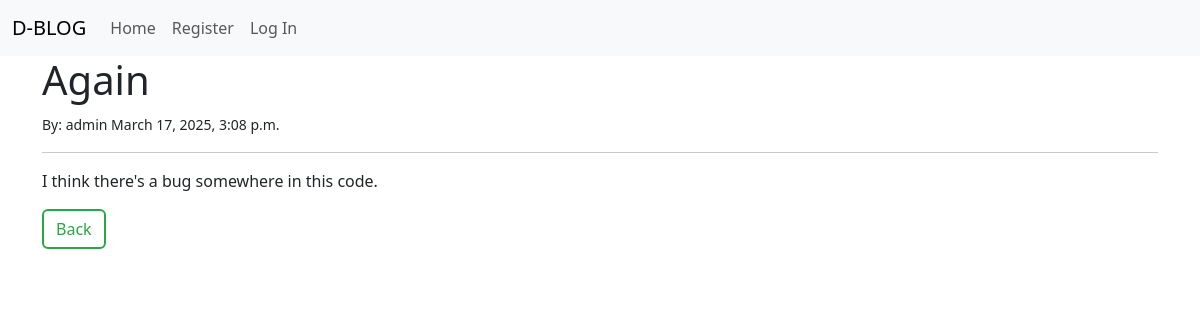
Screenshot of /article/2/ with the database file from the repository.
### blog_post/models.py (models this page shows, shortened)
class Post(models.Model):
    title = models.CharField(max_length=255)
    author = models.ForeignKey(User, on_delete=models.CASCADE)
    content = models.TextField()
    created_at = models.DateTimeField(auto_now_add=True)

### blog_post/views.py (the view)
# urls.py: path("article/<int:pk>/",Details.as_view(), name='details'),
class Details(DetailView):
    model = Post
    template_name = 'details.html'

### blog_post/templates/details.html (shortened to what this page needs)
{% extends 'layout.html' %}
{% block body %}
    <h1>{{ post.title }}</h1>
    <small>By: {{ post.author }} {{post.created_at}}</small>
    <hr>
    <p>{{post.content}}</p>
    <a href="{% url 'blogger_home' %}" class="btn" style="background-color: transparent; color: #28a745; border: 2px solid #28a745;">Back</a>
{% endblock %}

### rows the page displays
Post: title "Again", author "admin", created_at "March 17, 2025, 3:08 p.m.", content "I think there's a bug somewhere in this code."
